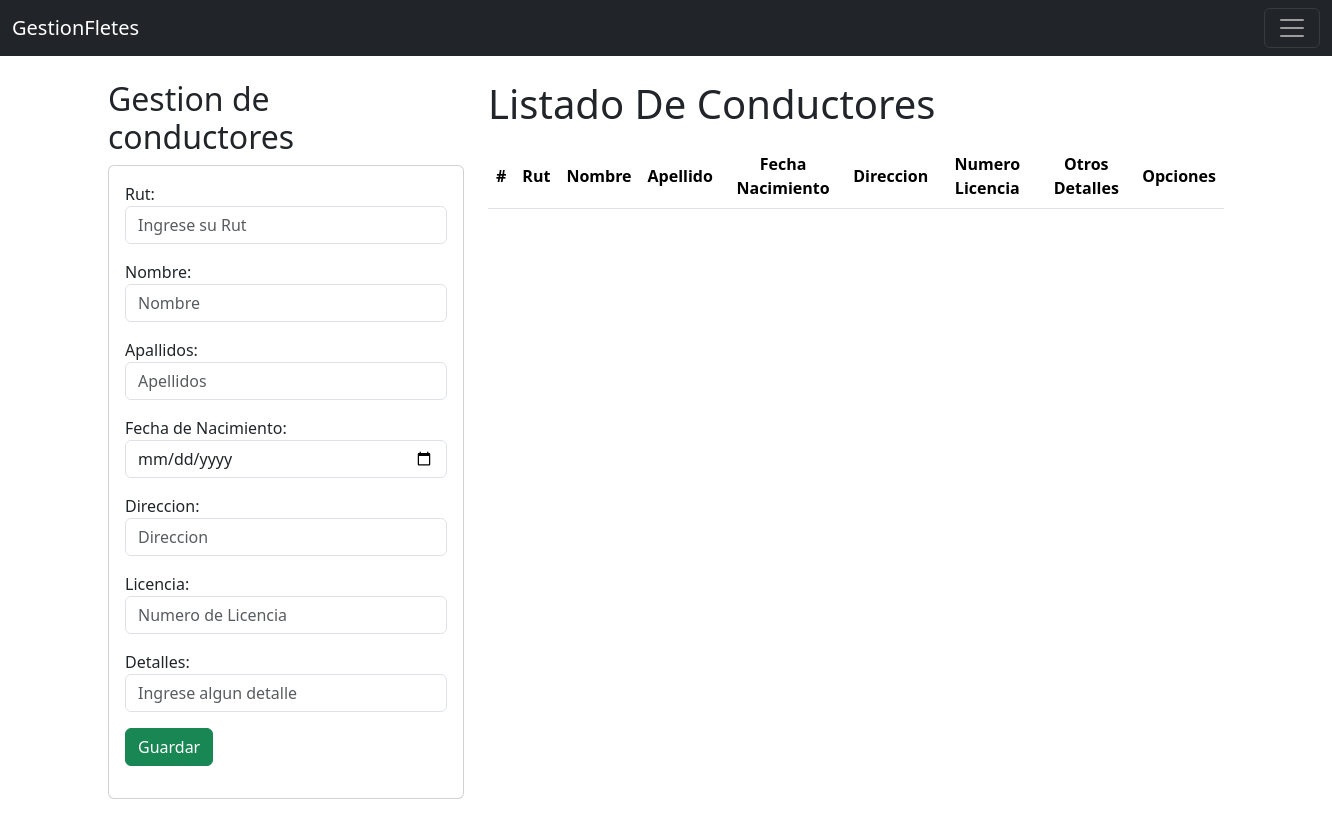
The app's page /conductores/homeConductores/, older data.
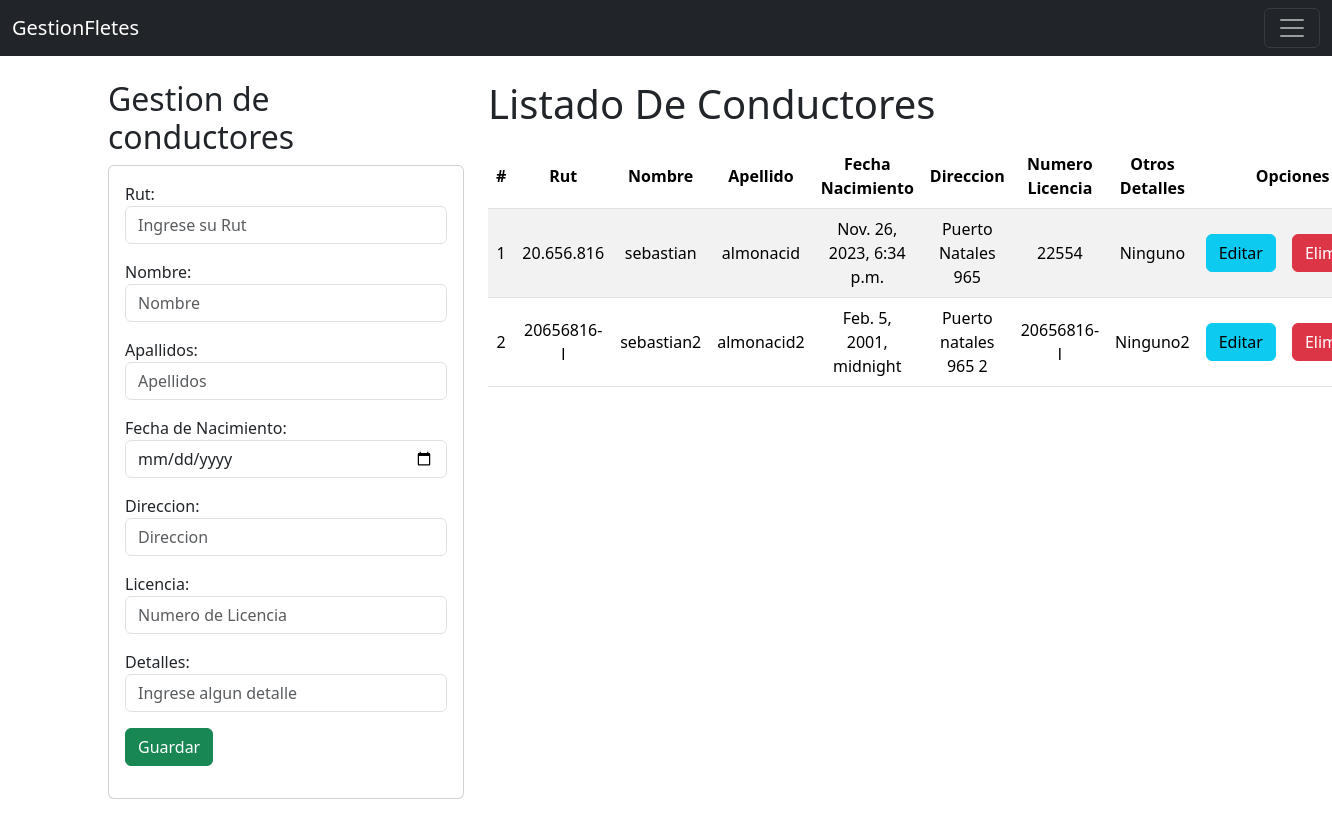
The same page, newer data.
### CrudConductores/models.py (models this page shows, shortened)
class Conductores(models.Model):
    rut = models.CharField(primary_key=True, max_length=10)
    nombre = models.CharField(max_length=30)
    apellido = models.CharField(max_length=30)
    fechaNacimiento = models.DateTimeField()
    direccion = models.CharField(max_length=100)
    numeroLicencia = models.CharField(max_length=10)
    otrosDetalles = models.CharField(max_length=100)

### CrudConductores/views.py (the view)
# urls.py: path('homeConductores/', views.homeConductores, name="homeConductores"),
def homeConductores(request):
    conductoresListados = Conductores.objects.all()
    return render(request, 'gestionConductores.html', {'conductores':conductoresListados,})

### CrudConductores/templates/gestionConductores.html (shortened to what this page needs)
{% extends "Base.html" %}
{% block body %}
<div class="row">
    <div class="col-sm-12 col-md-6 col-lg-4 col-xl-4">
        <h2>Gestion de conductores</h2>
        <div class="card">
            <div class="card-body">
                <form action="{% url 'registrarConductor' %}" method="POST">{% csrf_token %}
                    <div class="form-group mb-3">
                        <label>Rut:</label>
                        <input type="text" id="txtRut" name="txtRut" class="form-control" placeholder="Ingrese su Rut" minlength="10" maxlength="10" required>
                    </div>
                    <div class="form-group mb-3">
                        <label>Nombre:</label>
                        <input type="text" id="txtNombre" name="txtNombre" class="form-control" placeholder="Nombre" maxlength="50"  required>
                    </div>
                    <div class="form-group mb-3">
                        <label>Apallidos:</label>
                        <input type="text" id="txtApellido" name="txtAppellido" class="form-control" placeholder="Apellidos" maxlength="50" required>
                    </div>
                    <div class="form-group mb-3">
                        <label>Fecha de Nacimiento:</label>
                        <input type="date" id="txtDateNacimiento" name="txtDateNacimiento" class="form-control" required>
                    </div>
                    <div class="form-group mb-3">
                        <label>Direccion:</label>
                        <input type="text" id="txtDireccion" name="txtDireccion" class="form-control" placeholder="Direccion" maxlength="50" required>
                    </div>
                    <div class="form-group mb-3">
                        <label>Licencia:</label>
                        <input type="text" id="txtNlicencia" name="txtNlicencia" class="form-control" placeholder="Numero de Licencia" minlength="10" maxlength="12" required>
                    </div>
                    <div class="form-group mb-3">
                        <label>Detalles:</label>
                        <input type="text" id="txtOtrosDetalles" name="txtOtrosDetalles" class="form-control" placeholder="Ingrese algun detalle" maxlength="50" required>
                    </div>
                    <div class="form-group mb-3">
                        <button type="submit" class="btn btn-success text-white">Guardar</button>
                    </div>
                </form>
            </div>
        </div>
    </div>
    <div class="col-sm-12 col-md-6 col-lg-8 col-xl-8">
        <h1>Listado De Conductores</h1>
        <div class="table responsive py-2">
            <table class="table table-striped">
                <thead>
                    <tr>
                        <th>#</th>
                        <th>Rut</th>
                        <th>Nombre</th>
                        <th>Apellido</th>
                        <th>Fecha Nacimiento</th>
                        <th>Direccion</th>
                        <th>Numero Licencia</th>
                        <th>Otros Detalles</th>
                        <th colspan="2">Opciones</th>
                    </tr>
                </thead>
                <tbody>
                    {% for conductor in conductores %}
                    <tr>
                        <td>{{forloop.counter}}</td>
                        <td>{{conductor.rut}}</td>
                        <td>{{conductor.nombre}}</td>
                        <td>{{conductor.apellido}}</td>
                        <td>{{conductor.fechaNacimiento}}</td>
                        <td>{{conductor.direccion}}</td>
                        <td>{{conductor.numeroLicencia}}</td>
                        <td>{{conductor.otrosDetalles}}</td>
                        <td><a href="{% url 'edicionConductor' conductor.rut %}" class="btn btn-info">Editar</a></td>
                        <td><a href="{% url 'eliminacionConductor' conductor.rut %}" class="btn btn-danger btnEliminacion">Eliminar</a></td>
                    </tr>
                    {% endfor %}
                </tbody>
            </table>
        </div>
    </div>
</div>
{% endblock %}

### CrudFletes/templates/Base.html (shortened to what this page needs)
<!DOCTYPE html>
<html lang="en">
<head>
     {% load static %}
    <link href="https://cdn.jsdelivr.net/npm/bootstrap@5.3.2/dist/css/bootstrap.min.css" rel="stylesheet">
    <link rel="stylesheet" href="{% static 'css/gestionFletes.css' %}">
</head>
<body>
    <nav class="navbar navbar-dark bg-dark">
        <div class="container-fluid">
          <a class="navbar-brand" href="#">GestionFletes</a>
          <button class="navbar-toggler" type="button" data-bs-toggle="collapse" data-bs-target="#navbarNav" aria-controls="navbarNav" aria-expanded="false" aria-label="Toggle navigation">
            <span class="navbar-toggler-icon"></span>
          </button>
        </div>
      </nav>
    <div class="container py-4">
        {% block body %}
        {% endblock %}
    </div>
</body>
</html>

### Home/static/css/gestionFletes.css (style rules this page uses)
th, td { text-align: center; vertical-align: middle; }

Row changes from the older to the newer data that the page shows:
added Conductores: rut "20.656.816", nombre "sebastian", apellido "almonacid", fechaNacimiento "Nov. 26, 2023, 6:34 p.m.", direccion "Puerto Natales 965", numeroLicencia "22554", otrosDetalles "Ninguno"
added Conductores: rut "20656816-l", nombre "sebastian2", apellido "almonacid2", fechaNacimiento "Feb. 5, 2001, midnight", direccion "Puerto natales 965 2", numeroLicencia "20656816-l", otrosDetalles "Ninguno2"
